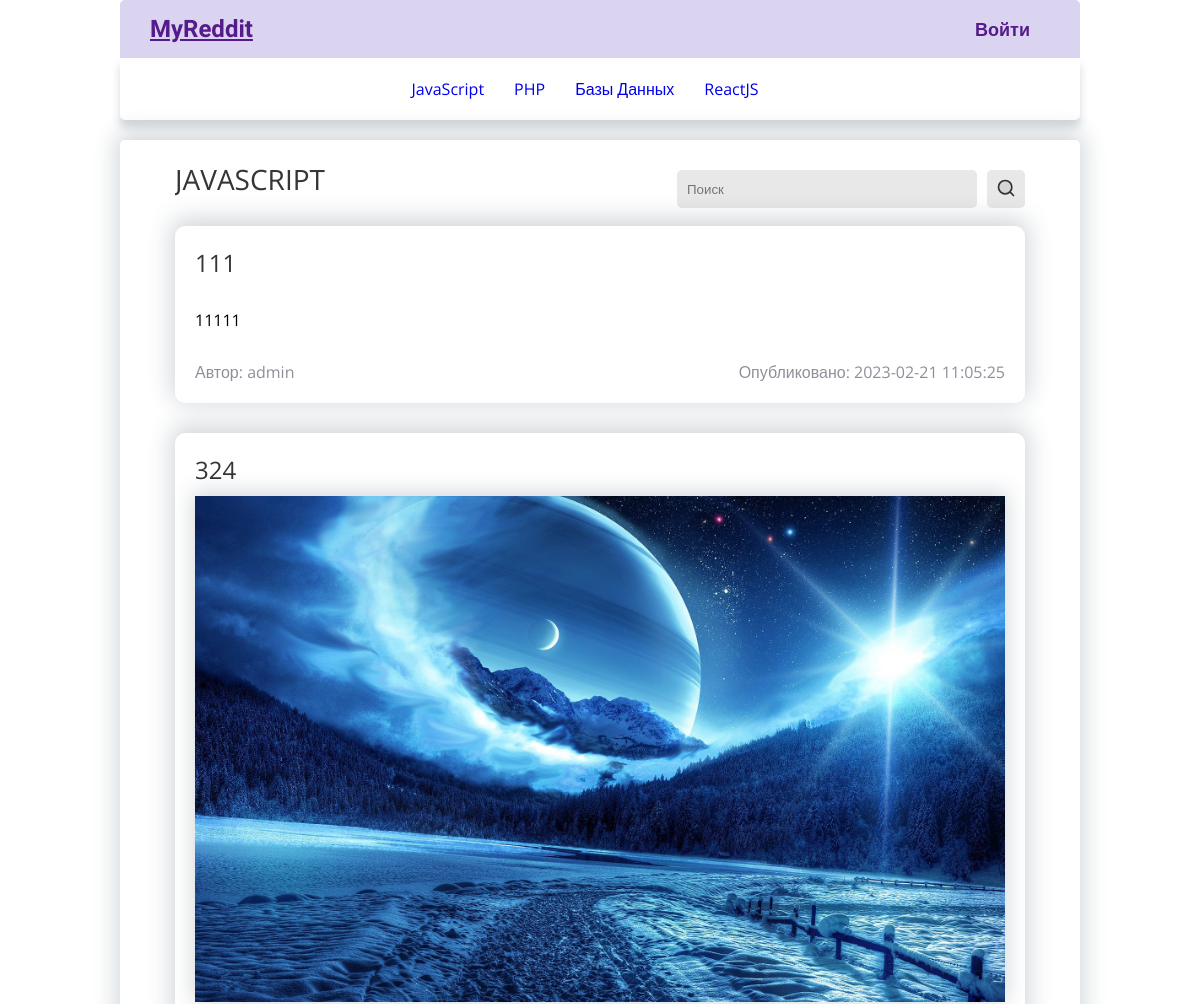
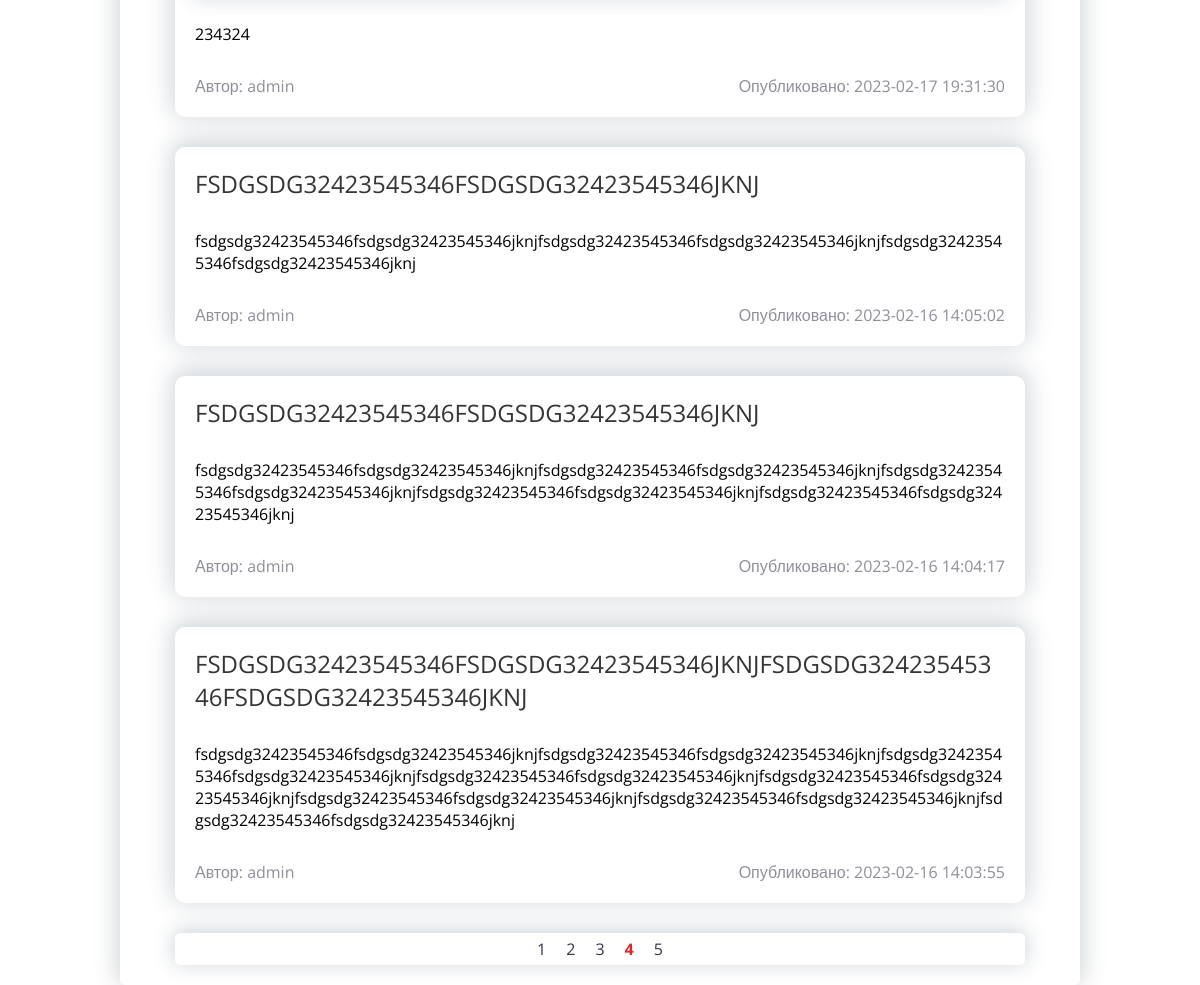
/category/JavaScript/?p=4, run on the app's committed database (2 pictures, top to bottom).
### tables this page shows
CREATE TABLE `news` (
  `idNews` int NOT NULL,
  `idCategory` int NOT NULL,
  `theme` varchar(255) NOT NULL,
  `pictureLink` varchar(255) DEFAULT NULL,
  `textContent` varchar(2000) NOT NULL,
  `idUser` int NOT NULL,
  `createDate` timestamp NOT NULL DEFAULT CURRENT_TIMESTAMP,
  `changeDate` timestamp NULL DEFAULT NULL,
  `likeCount` int DEFAULT NULL,
  `moderationStatus` tinyint NOT NULL DEFAULT '0'
);

CREATE TABLE `user` (
  `idUser` int NOT NULL,
  `name` varchar(50) NOT NULL,
  `email` varchar(50) NOT NULL,
  `idgroup` int NOT NULL DEFAULT '1',
  `registrationDate` timestamp NOT NULL DEFAULT CURRENT_TIMESTAMP,
  `password` varchar(255) NOT NULL,
  `gender` enum('Мужчина','Женщина') NOT NULL
);

### application/core/view.php (called while the page is built, shortened)
<?php
class View
{
	function generate($content_view, $template_view, $data = null)
	{
		include 'application/views/'.$template_view;
	}
}

### application/controllers/controller_category.php (called while the page is built, shortened)
<?php
class Controller_Category extends Controller
{
	function __construct()
	{
		$this->model = new Model_Category();
		$this->view = new View();
	}
	function action_JavaScript(){
		$page = intval($_GET['p'] ?? 1);
		$data = $this->model->get_data_JavaScript($page);
		$this->view->generate('category_view.php', 'template_view.php', $data);
	}
}

### application/core/route.php (called while the page is built, shortened)
<?php
class Route
{
	static function start()
	{
		$action_name = 'index';
		$routes = explode('/', $_SERVER['REQUEST_URI']);
		if ( !empty($routes[2]) )
		{
			$action_name = $routes[2];
		}
		$action_name = 'action_'.$action_name;
		$controller = new $controller_name();
		$controller->$action_name();
	}
}

### application/bootstrap.php (called while the page is built, shortened)
<?php
Route::start();

### index.php (called while the page is built, shortened)
<?php
require_once 'application/bootstrap.php';

### application/core/model.php (called while the page is built, shortened)
<?php
class Model
{
	private static $connect;
	public function __construct()
	{
		if(!self::$connect){
			self::$connect = mysqli_connect('localhost', 'root', '', 'myReddit');
		}
	}
	protected function get_many($query){
		try{
			if($result = mysqli_query(self::$connect,$query)){
				$data = mysqli_fetch_all($result,MYSQLI_ASSOC);
			}else{
				throw new \Exception(mysqli_error(self::$connect));
			}
			return $data;
		}catch(\Throwable $e){
			echo $e->getMessage();
		}
	}
}

### application/models/model_category.php (called while the page is built, shortened)
<?php
class Model_Category extends Model
{
    public function get_data_JavaScript($page)
	  {
      $data = $this->get_any_data('JavaScript',$page);
      return $data;
	  }
  function get_any_data($category,$page){
    $itemsPerPage = ITEMS_PER_PAGE;
    $firstNumber = ($page - 1) * $itemsPerPage;
        $sql = "SELECT * FROM news
        INNER JOIN category
          ON news.idCategory = category.idCategory
        INNER JOIN user
          ON news.idUser = user.idUser
        WHERE moderationStatus = 1 AND categoryName = '$category' ORDER BY createDate DESC LIMIT $firstNumber, $itemsPerPage";
        $data['news'] = $this->get_many($sql);
       $sql2 = "SELECT COUNT(*) FROM news
       INNER JOIN category
          ON news.idCategory = category.idCategory
        INNER JOIN user
          ON news.idUser = user.idUser
        WHERE moderationStatus = 1 AND categoryName = '$category'";
      $countItems = $this->get_count($sql2);
      $data['pagesCount'] = ceil($countItems/$itemsPerPage) ;
      $data['category'] = $category;
		return $data;
  }
}

### application/views/category_view.php (the view, shortened to what this page needs)
<div class="news_container">
    <?php
        if(empty($news)){
            echo "<h1>".$category."</h1>";
            echo "<div class='no_news'>Нет новостей...</div>";
        }else{
            echo "<h1>".$category."</h1>";
            foreach($news as $row)
            {?>
                <div class='news_post'>
                    <h2 class='news_post_title'><?=$row['theme']?></h2>
                        <?php
                            if(!empty($row['pictureLink'])){ ?>
                                <img class='news_img' width='100%' height='100%' src=<?='/upload/'.$row['pictureLink'] ?> />
                          <?php  }
                        ?>
                        <p class='news_post_text'><?=$row['textContent']?></p>
                        <div class='news_post_meta'>
                            <div class='news_post_usename'>Автор: <?=$row['name']?></div>
                            <div class='news_post_create'>Опубликовано: <?=$row['createDate']?></div>
                        </div>
                    </div>
            <?php }
    }
    ?>
     <div class="pagination">
        <?php
        for ($i = 1; $i <= $pagesCount; $i++){
            if ($i == (isset($_GET['p'])?$_GET['p']:1)){?>
                <a class="pagination_link visit_link" href =<?="/category/".$news[0]['categoryName']."/?p=".$i?>><?=$i?></a>
           <?php } else {
                ?>
        <a class="pagination_link" href =<?="/category/".$news[0]['categoryName']."/?p=".$i?>><?=$i?></a>
        <?php
            }
        }
        ?>
    </div>
</div>

### css/style.css (style rules this page uses)
p,h1,h2,h3,h4,h5 { word-wrap:break-word; overflow-x: hidden; }
button,a { cursor:pointer; }
a { text-decoration: none; }
body { font-size: 16px; }
body,input { font-family:"Open Sans", sans-serif; }
h1,h2,h3,h4 { text-transform: uppercase; font-weight: normal; font-family: "Open Sans", sans-serif; color: #353535; margin-bottom: 1em; }
h1 { font-size: 1.75em; }
h2 { font-size: 1.5em; }
.news_container,.news_creator_container { padding:20px 55px; }
.news_post { margin-bottom:30px; padding:20px; border-radius:10px; box-shadow: 0px -4px 23px 4px rgba(34, 60, 80, 0.2); position:relative; }
.news_post_meta { display:flex; justify-content:space-between; margin-top:10px; color:#918e99; }
.news_img { box-shadow: 0px -2px 20px 2px rgba(34, 60, 80, 0.2); }
.news_post_text { padding:20px 0; }
.news_post_title { margin-bottom:10px; }
.pagination { display:flex; border-radius:5px; box-shadow: 0px -2px 20px 2px rgba(34, 60, 80, 0.2); justify-content:center; }
.pagination_link { color:#393445; padding:5px 10px; }
.visit_link { color:#e82121; font-weight:bold; }

### data on the page
news: theme "111", textContent "11111", idUser.name "admin", createDate "2023-02-21 11:05:25"
news: theme "324", pictureLink (picture), textContent "234324", idUser.name "admin", createDate "2023-02-17 19:31:30"
news: theme "FSDGSDG32423545346FSDGSDG32423545346JKNJ", textContent "fsdgsdg32423545346fsdgsdg32423545346jknjfsdgsdg32423545346fsdgsdg32423545346jknjfsdgsdg32423545346fsdgsdg32423545346jknj", idUser.name "admin", createDate "2023-02-16 14:05:02"
news: theme "FSDGSDG32423545346FSDGSDG32423545346JKNJ", textContent "fsdgsdg32423545346fsdgsdg32423545346jknjfsdgsdg32423545346fsdgsdg32423545346jknjfsdgsdg32423545346fsdgsdg32423545346jknjfsdgsdg32423545346fsdgsdg32423545346jknjfsdgsdg32423545346fsdgsdg32423545346jknj", idUser.name "admin", createDate "2023-02-16 14:04:17"
news: theme "FSDGSDG32423545346FSDGSDG32423545346JKNJFSDGSDG32423545346FSDGSDG32423545346JKNJ", textContent "fsdgsdg32423545346fsdgsdg32423545346jknjfsdgsdg32423545346fsdgsdg32423545346jknjfsdgsdg32423545346fsdgsdg32423545346jknjfsdgsdg32423545346fsdgsdg32423545346jknjfsdgsdg32423545346fsdgsdg32423545346jknjfsdgsdg32423545346fsdgsdg32423545346jknjfsdgsdg32423545346fsdgsdg32423545346jknjfsdgsdg32423545346fsdgsdg32423545346jknj", idUser.name "admin", createDate "2023-02-16 14:03:55"

### other printed values
$category "JAVASCRIPT"
